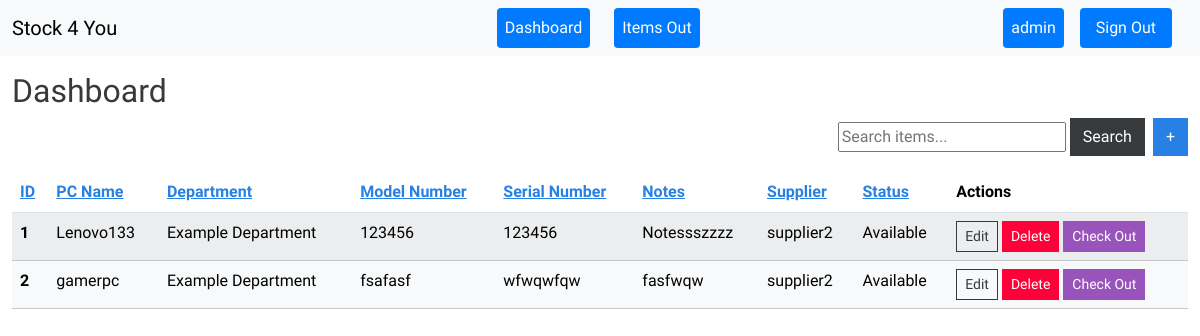
/dashboard/ (signed in), run on an earlier commit of the app's database.
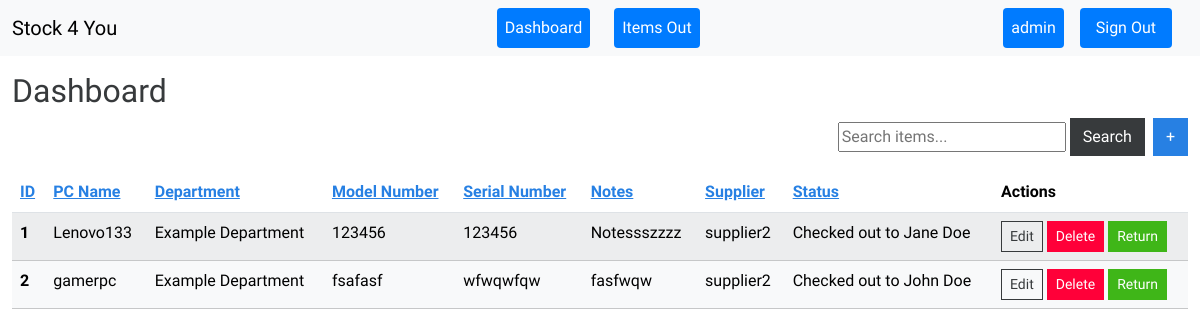
And on a later commit of the database.
### inventory/models.py (models this page shows, shortened)
class InventoryItem(models.Model):
    pc_name = models.CharField(max_length=255)
    domain_user = models.CharField(max_length=200, blank=True, null=True)
    user = models.ForeignKey(User, on_delete=models.CASCADE)
    notes = models.TextField(blank=True, default='')
    barcode = models.CharField(max_length=100, null=True, blank=True)
    department = models.ForeignKey(Department, on_delete=models.SET_NULL, null=True, blank=True)
    device_type = models.CharField(max_length=50, default='Laptop')
    category = models.ForeignKey(Category, on_delete=models.CASCADE, null=True)
    costs = models.DecimalField(max_digits=8, decimal_places=2, default=0.00)
    new_computer = models.BooleanField(default=False)
    date_delivered = models.DateTimeField(blank=True, null=True, default=timezone.now)
    is_computer = models.BooleanField(default=False)
    has_dock = models.BooleanField(default=False)
    has_lcd = models.BooleanField(default=False)
    has_lcd2 = models.BooleanField(default=False)
    has_stand = models.BooleanField(default=False)
    has_keyboard = models.BooleanField(default=False)
    has_cd = models.BooleanField(default=False)
    serial_number = models.CharField(max_length=200)
    model_number = models.CharField(max_length=200)
    supplier = models.ForeignKey(Supplier, on_delete=models.SET_NULL, null=True)
    is_checked_out = models.BooleanField(default=False)
    last_checked_out_by = models.ForeignKey(User, related_name='last_checked_out_items', on_delete=models.SET_NULL, null=True, blank=True)
    last_checked_out_at = models.DateTimeField(null=True, blank=True)
    class Meta:
        permissions = [
            ("can_checkout_items", "Can check out items"),
        ]

class Department(models.Model):
    department = models.CharField(max_length=200, blank=True, null=True)
    class Meta:
        verbose_name = 'department'
        verbose_name_plural = 'departments'

class Supplier(models.Model):
    name = models.CharField(max_length=200)
    website = models.TextField(blank=True)
    contact_info = models.TextField(blank=True)

class Checkout(models.Model):
    item = models.ForeignKey(InventoryItem, on_delete=models.CASCADE, related_name='checkouts')
    user = models.ForeignKey(User, on_delete=models.SET_NULL, null=True, related_name='checkouts')
    checked_out_at = models.DateTimeField(auto_now_add=True)
    checked_out_by = models.ForeignKey(User, on_delete=models.SET_NULL, null=True, related_name='checked_out_by')
    checked_out_to = models.ForeignKey(Person, on_delete=models.SET_NULL, null=True, related_name='checked_out_to')
    returned = models.BooleanField(default=False)

class Person(models.Model):
    first_name = models.CharField(max_length=100)
    last_name = models.CharField(max_length=100)
    other_identifier = models.CharField(max_length=100, blank=True, null=True)

### inventory/views.py (the view, shortened to what this page needs)
# urls.py: path('dashboard/', Dashboard.as_view(), name='dashboard'),
class Dashboard(LoginRequiredMixin, View):
    def get(self, request):
        sort_order = request.GET.get('order', 'asc')
        sort_by = request.GET.get('sort', 'pc_name')
        search_query = request.GET.get('search', '')
        items = InventoryItem.objects.filter(user=request.user)
        if sort_order == 'desc':
            sort_by = f'-{sort_by}'
        items = items.order_by(sort_by)
        return render(request, 'inventory/dashboard.html', {
            'items': items,
            'search_query': search_query,
            'next_sort_order': 'desc' if sort_order == 'asc' else 'asc'
        })

### inventory/templates/inventory/dashboard.html (shortened to what the changed rows need)
{% extends 'inventory/base.html' %}
{% load crispy_forms_tags %}
{% block content %}
<div class="container-fluid mt-3 w-10">
  <h2>Dashboard</h2>
      <table class="table table-hover table-striped">
        <thead>
          <tr>
            <th scope="col"><a href="?sort=id&order={{ next_sort_order }}">ID</a></th>
            <th scope="col"><a href="?sort=pc_name&order={{ next_sort_order }}">PC Name</a></th>
            <th scope="col"><a href="?sort=department&order={{ next_sort_order }}">Department</a></th>
            <th scope="col"><a href="?sort=model_number&order={{ next_sort_order }}">Model Number</a></th>
            <th scope="col"><a href="?sort=serial_number&order={{ next_sort_order }}">Serial Number</a></th>
            <th scope="col"><a href="?sort=notes&order={{ next_sort_order }}">Notes</a></th>
            <th scope="col"><a href="{% url 'dashboard' %}?sort=supplier&order={{ next_sort_order }}">Supplier</a></th>
            <th scope="col"><a href="{% url 'dashboard' %}?sort=is_checked_out&order={{ next_sort_order }}">Status</a></th>
            <th scope="col">Actions</th>
          </tr>
        </thead>
        <tbody>
          {% for item in items %}
          <tr class="table-light" data-bs-toggle="tooltip" title="More Details" data-bs-placement="top"
              data-domain_user="{{ item.domain_user }}"
              data-device_type="{{ item.device_type }}"
              data-costs="{{ item.costs }}"
              data-date_delivered="{{ item.date_delivered }}"
              data-is_computer="{{ item.is_computer }}"
              data-new_computer="{{ item.new_computer }}"
              data-has_dock="{{ item.has_dock }}"
              data-has_lcd="{{ item.has_lcd }}"
              data-has_lcd2="{{ item.has_lcd2 }}"
              data-has_stand="{{ item.has_stand }}"
              data-has_keyboard="{{ item.has_keyboard }}"
              data-has_cd="{{ item.has_cd }}"
              data-last_checked_out_at="{{ item.last_checked_out_at|date:'Y-m-d g:i A' }}"
              {% if item.is_checked_out %} table-light {% endif %}>
              <th scope="row">{{ item.id }}</th>
              <td>{{ item.pc_name }}</td>
              <td>
                {% if item.department %}
                  {{ item.department.department }}
                {% else %}
                  None
                {% endif %}
              </td>
              <td>{{ item.model_number }}</td>
              <td>{{ item.serial_number }}</td>
              <td>
                {% if item.notes %}
                  {{ item.notes }}
                {% else %}
                  None
                {% endif %}
              </td>
              <td>
                {% if item.supplier %}
                  {{ item.supplier.name }}
                {% else %}
                  No Supplier
                {% endif %}
              </td>
              <td>
                {% if item.is_checked_out %}
                  {% with item.checkouts.last as checkout %}
                    {% if checkout and checkout.checked_out_to %}
                      Checked out to {{ checkout.checked_out_to.first_name }} {{ checkout.checked_out_to.last_name }}
                    {% else %}
                      Checked Out (Person Unknown)
                    {% endif %}
                  {% endwith %}
                {% else %}
                  Available
                {% endif %}
              </td>
              <td>
                <a href="{% url 'edit-item' item.id %}" class="btn btn-outline-secondary btn-sm">Edit</a>
                <a href="{% url 'delete-item' item.id %}" class="btn btn-danger btn-sm" onclick="return confirm('Are you sure you want to delete this item?');">Delete</a>
                {% if not item.is_checked_out %}
                <a href="{% url 'checkout_item' item.id %}" class="btn btn-info btn-sm">Check Out</a>
                {% else %}
                <a href="{% url 'return_item' item.id %}" class="btn btn-success btn-sm">Return</a>
                {% endif %}
              </td>
            </tr>
          {% endfor %}
        </tbody>
      </table>
    </div>
{% endblock content %}

What changed in the data, as far as the page shows it:
changed InventoryItem "Lenovo133": checkouts.last.checked_out_to.first_name (not shown) → "Jane"; checkouts.last.checked_out_to.last_name (not shown) → "Doe"; is_checked_out "Available Check Out" → "Checked out to Return"
changed InventoryItem "gamerpc": checkouts.last.checked_out_to.first_name (not shown) → "John"; checkouts.last.checked_out_to.last_name (not shown) → "Doe"; is_checked_out "Available Check Out" → "Checked out to Return"
